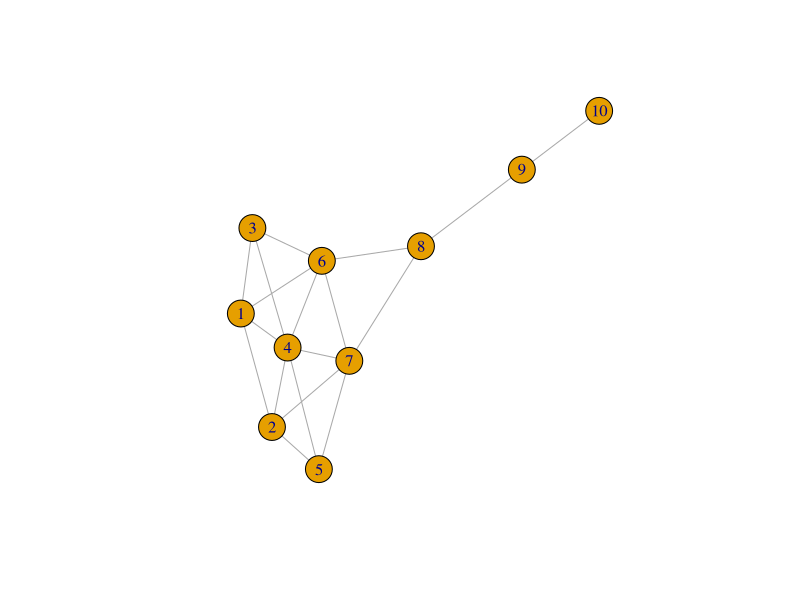
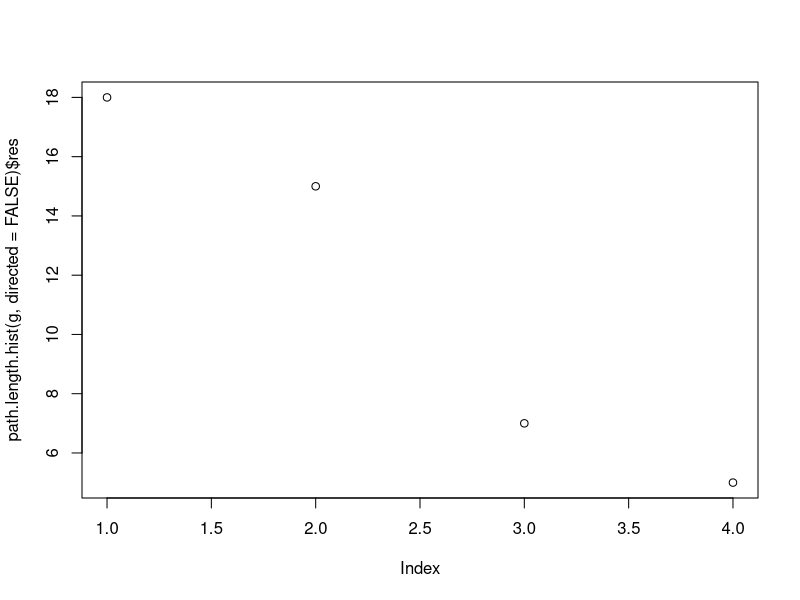
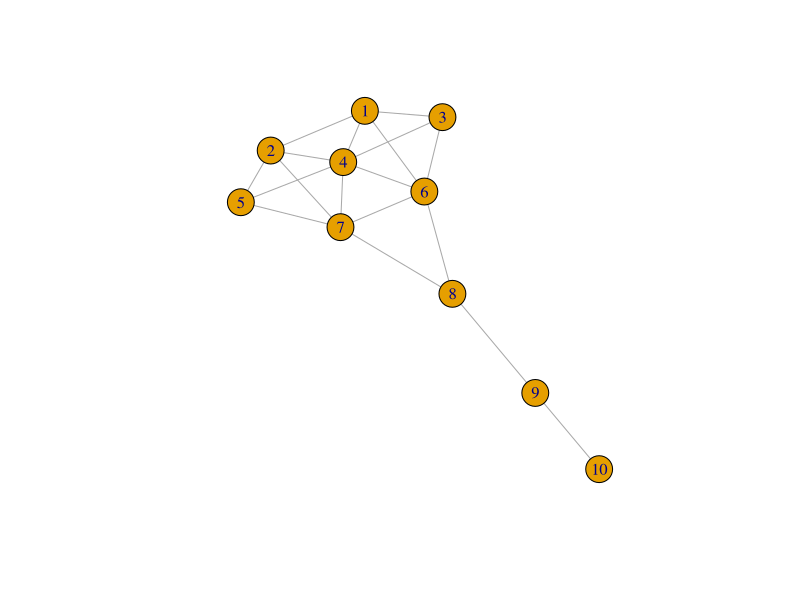

Source code (R) for these figures, in order:
## Purpose: Convert Python code from SNA for Startups - Chapter 2
## Author: Bryan Shepherd
## Email: bryan@programmingr.com

library(igraph)

### GOTCHA! igraph (at least in R) begins vertex ids at "1", not "0"

g.el <- matrix(c(1, 2, 1, 3, 1, 4, 1, 6, 2, 4, 2, 5, 2, 7, 3, 4, 3, 6,
                 4, 5, 4, 6, 4, 7, 5, 7, 6, 7, 6, 8, 7, 8, 8, 9, 9, 10), ncol=2, byrow=TRUE)

g.el

g <- graph.edgelist(g.el, directed=FALSE)

plot(g)

V(g)
V(g)$name

# Various method equivalencies
# number_of_edges()
ecount(g)

# number_of_nodes()
vcount(g)

# edges()
get.edgelist(g)


# Analog to adjacency_list() method
get.adjacency(g)

# Analog to dict()
get.adjlist(g)

graph.dfs(g, 1)

# Not very close to examples
graph.bfs(g, 1, pred=TRUE, succ=TRUE)
graph.dfs(g, 1, order.out=TRUE, father=TRUE)

# No analogs to the tree functions in R


shortest.paths(g)

get.all.shortest.paths(g, 1, 5)

average.path.length(g)

plot(path.length.hist(g, directed=FALSE)$res)




#-----------------------#

### GOTCHA! When imported as characters, the names and vertex ids don't necessarily match up.
### E.g., the vertex named "6" has the vertex id 5 and the vertex named "5" has the vertex id 6.

cg.el <- matrix(c("1", "2", "1", "3", "1", "4", "1", "6", "2", "4", "2", "5", "2", "7", "3", "4", "3", "6",
                  "4", "5", "4", "6", "4", "7", "5", "7", "6", "7", "6", "8", "7", "8", "8", "9", "9", "10"), ncol=2, byrow=TRUE)

cg <- graph.edgelist(cg.el, directed=FALSE)

plot(cg)

graph.dfs(cg, 10)

V(cg)
V(cg)$name